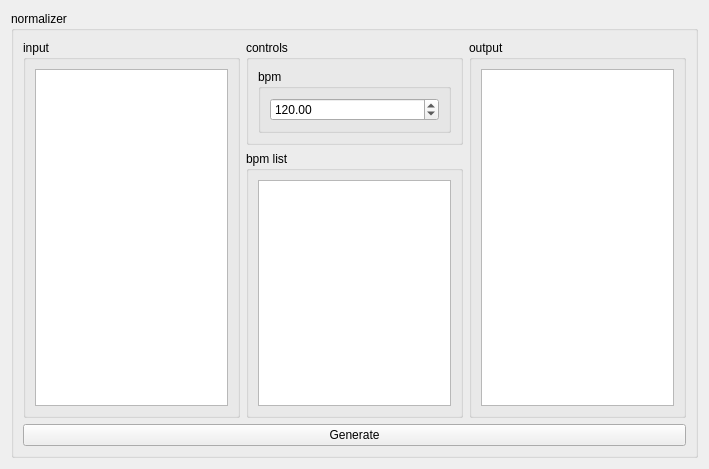
<?xml version="1.0" encoding="UTF-8"?>
<ui version="4.0">
 <class>Normalizer</class>
 <widget class="QWidget" name="Normalizer">
  <property name="geometry">
   <rect>
    <x>0</x>
    <y>0</y>
    <width>709</width>
    <height>469</height>
   </rect>
  </property>
  <property name="windowTitle">
   <string>Form</string>
  </property>
  <layout class="QGridLayout" name="gridLayout">
   <item row="0" column="0">
    <widget class="QGroupBox" name="lo">
     <property name="title">
      <string>normalizer</string>
     </property>
     <layout class="QGridLayout" name="gridLayout_33">
      <item row="0" column="0" rowspan="2">
       <widget class="QGroupBox" name="inputLO">
        <property name="title">
         <string>input</string>
        </property>
        <layout class="QGridLayout" name="gridLayout_31">
         <item row="0" column="0">
          <widget class="QPlainTextEdit" name="input">
           <property name="placeholderText">
            <string>&lt;Timing Point&gt;</string>
           </property>
          </widget>
         </item>
        </layout>
       </widget>
      </item>
      <item row="0" column="1">
       <widget class="QGroupBox" name="controlsLO">
        <property name="title">
         <string>controls</string>
        </property>
        <layout class="QGridLayout" name="gridLayout_34">
         <item row="0" column="0">
          <widget class="QGroupBox" name="bpmLO">
           <property name="title">
            <string>bpm</string>
           </property>
           <layout class="QGridLayout" name="gridLayout_35">
            <item row="0" column="0">
             <widget class="QDoubleSpinBox" name="bpm">
              <property name="maximum">
               <double>999999999.000000000000000</double>
              </property>
              <property name="value">
               <double>120.000000000000000</double>
              </property>
             </widget>
            </item>
           </layout>
          </widget>
         </item>
        </layout>
       </widget>
      </item>
      <item row="1" column="1">
       <widget class="QGroupBox" name="bpmlistLO">
        <property name="title">
         <string>bpm list</string>
        </property>
        <layout class="QGridLayout" name="gridLayout_30">
         <item row="1" column="0">
          <widget class="QListWidget" name="bpmlist"/>
         </item>
        </layout>
       </widget>
      </item>
      <item row="0" column="2" rowspan="2">
       <widget class="QGroupBox" name="outputLO">
        <property name="title">
         <string>output</string>
        </property>
        <layout class="QGridLayout" name="gridLayout_32">
         <item row="0" column="0">
          <widget class="QPlainTextEdit" name="output"/>
         </item>
        </layout>
       </widget>
      </item>
      <item row="2" column="0" colspan="3">
       <widget class="QPushButton" name="generate">
        <property name="text">
         <string>Generate</string>
        </property>
       </widget>
      </item>
     </layout>
    </widget>
   </item>
  </layout>
 </widget>
 <resources/>
 <connections/>
</ui>
